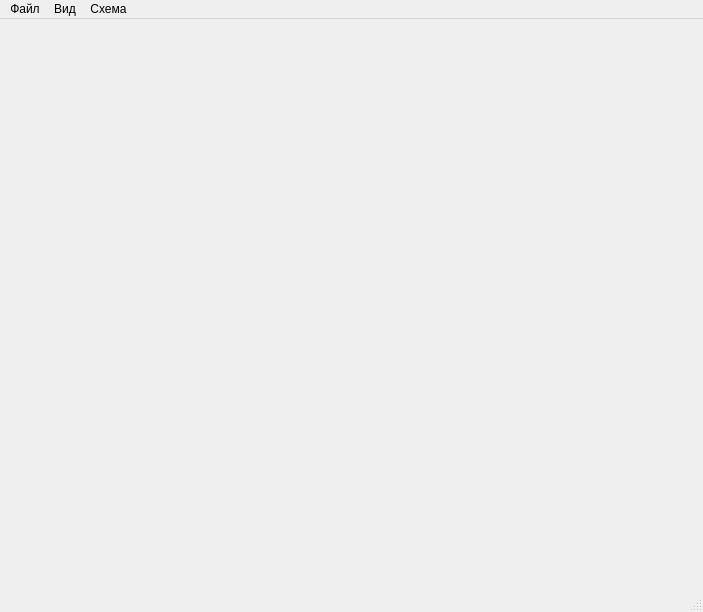
<?xml version="1.0" encoding="UTF-8"?>
<ui version="4.0">
 <class>MainWindow</class>
 <widget class="QMainWindow" name="MainWindow">
  <property name="geometry">
   <rect>
    <x>0</x>
    <y>0</y>
    <width>703</width>
    <height>612</height>
   </rect>
  </property>
  <property name="windowTitle">
   <string>MainWindow</string>
  </property>
  <widget class="QWidget" name="centralwidget">
   <layout class="QGridLayout" name="gridLayout"/>
  </widget>
  <widget class="QMenuBar" name="menubar">
   <property name="geometry">
    <rect>
     <x>0</x>
     <y>0</y>
     <width>703</width>
     <height>22</height>
    </rect>
   </property>
   <widget class="QMenu" name="menu">
    <property name="title">
     <string>Файл</string>
    </property>
    <addaction name="openScheme"/>
    <addaction name="saveScheme"/>
   </widget>
   <widget class="QMenu" name="view">
    <property name="title">
     <string>Вид</string>
    </property>
    <widget class="QMenu" name="zoom">
     <property name="title">
      <string>Дальность</string>
     </property>
     <addaction name="zoomOut"/>
     <addaction name="zoomIn"/>
    </widget>
    <widget class="QMenu" name="moving">
     <property name="title">
      <string>Перемещение</string>
     </property>
     <addaction name="movingDown"/>
     <addaction name="movingUp"/>
     <addaction name="movingLeft"/>
     <addaction name="movingRight"/>
    </widget>
    <widget class="QMenu" name="rotate">
     <property name="title">
      <string>Поворот</string>
     </property>
     <addaction name="rotateLeft"/>
     <addaction name="rotateRight"/>
    </widget>
    <addaction name="zoom"/>
    <addaction name="moving"/>
    <addaction name="rotate"/>
   </widget>
   <widget class="QMenu" name="scheme">
    <property name="title">
     <string>Схема</string>
    </property>
    <widget class="QMenu" name="threads">
     <property name="title">
      <string>Нити</string>
     </property>
     <addaction name="removeThreadLeft"/>
     <addaction name="removeThreadRight"/>
     <addaction name="separator"/>
     <addaction name="addThreadLeft"/>
     <addaction name="addThreadRight"/>
    </widget>
    <widget class="QMenu" name="halfrow">
     <property name="title">
      <string>Полуряды</string>
     </property>
     <addaction name="removeHalfrowDown"/>
     <addaction name="removeHalfrowTop"/>
     <addaction name="separator"/>
     <addaction name="addHalfrowDown"/>
     <addaction name="addHalfrowTop"/>
    </widget>
    <widget class="QMenu" name="menuEditDirectionNewNode">
     <property name="title">
      <string>Изменить направление для новых узлов</string>
     </property>
    </widget>
    <widget class="QMenu" name="menuCreateNewScheme">
     <property name="title">
      <string>Создать новую схему</string>
     </property>
    </widget>
    <addaction name="menuCreateNewScheme"/>
    <addaction name="deleteScheme"/>
    <addaction name="editScheme"/>
    <addaction name="separator"/>
    <addaction name="threads"/>
    <addaction name="halfrow"/>
    <addaction name="separator"/>
    <addaction name="menuEditDirectionNewNode"/>
   </widget>
   <addaction name="menu"/>
   <addaction name="view"/>
   <addaction name="scheme"/>
  </widget>
  <widget class="QStatusBar" name="statusbar"/>
  <action name="openScheme">
   <property name="text">
    <string>Открыть схему</string>
   </property>
  </action>
  <action name="saveScheme">
   <property name="text">
    <string>Сохранить схему</string>
   </property>
  </action>
  <action name="zoomOut">
   <property name="text">
    <string>Отдалить</string>
   </property>
  </action>
  <action name="zoomIn">
   <property name="text">
    <string>Приблизить</string>
   </property>
  </action>
  <action name="movingDown">
   <property name="text">
    <string>Вниз</string>
   </property>
  </action>
  <action name="movingUp">
   <property name="text">
    <string>Вверх</string>
   </property>
  </action>
  <action name="movingLeft">
   <property name="text">
    <string>Влево</string>
   </property>
  </action>
  <action name="movingRight">
   <property name="text">
    <string>Вправо</string>
   </property>
  </action>
  <action name="rotateLeft">
   <property name="text">
    <string>Влево</string>
   </property>
  </action>
  <action name="rotateRight">
   <property name="text">
    <string>Вправо</string>
   </property>
  </action>
  <action name="deleteScheme">
   <property name="text">
    <string>Удалить открытую схему</string>
   </property>
  </action>
  <action name="editScheme">
   <property name="text">
    <string>Изменить открытыю схему</string>
   </property>
  </action>
  <action name="removeThreadLeft">
   <property name="text">
    <string>Убрать нить слева</string>
   </property>
   <property name="shortcut">
    <string>Alt+Left</string>
   </property>
  </action>
  <action name="removeThreadRight">
   <property name="text">
    <string>Убрать нить справа</string>
   </property>
   <property name="shortcut">
    <string>Alt+Right</string>
   </property>
  </action>
  <action name="addThreadLeft">
   <property name="text">
    <string>Добавить нить слева</string>
   </property>
   <property name="shortcut">
    <string>Ctrl+Left</string>
   </property>
  </action>
  <action name="addThreadRight">
   <property name="text">
    <string>Добавить нить справа</string>
   </property>
   <property name="shortcut">
    <string>Ctrl+Right</string>
   </property>
  </action>
  <action name="removeHalfrowDown">
   <property name="text">
    <string>Убрать полуряд cнизу</string>
   </property>
   <property name="shortcut">
    <string>Alt+Down</string>
   </property>
  </action>
  <action name="removeHalfrowTop">
   <property name="text">
    <string>Убрать полуряд сверху</string>
   </property>
   <property name="shortcut">
    <string>Alt+Up</string>
   </property>
  </action>
  <action name="addHalfrowDown">
   <property name="text">
    <string>Добавить полуряд cнизу</string>
   </property>
   <property name="shortcut">
    <string>Ctrl+Down</string>
   </property>
  </action>
  <action name="addHalfrowTop">
   <property name="text">
    <string>Добавить полуряд сверху</string>
   </property>
   <property name="shortcut">
    <string>Ctrl+Up</string>
   </property>
  </action>
 </widget>
 <resources/>
 <connections/>
</ui>
